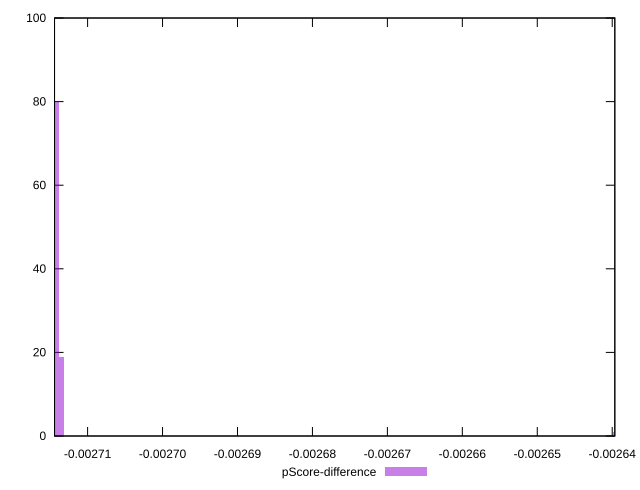

The gnuplot source for this figure:
reset

$pScoreDifference <<EOF
-0.0026396031389921857 1
-0.002714199131253049 80
-0.0027135147643515727 19
EOF

set key outside below
set boxwidth 6.843669014758065e-7
set xrange [-0.0027144121295308438:-0.0026396521122573208]
set yrange [0:100]
set trange [0:100]
set style fill transparent solid 0.5 noborder
set terminal svg size 640, 490 enhanced background rgb 'white'
set output "report_00014_2021-02-09T15:56:05.503Z/uses-long-cache-ttl/samples/pages+cached+noadtech+nomedia/pScore-difference/histogram.svg"

plot $pScoreDifference title "pScore-difference" with boxes

reset
